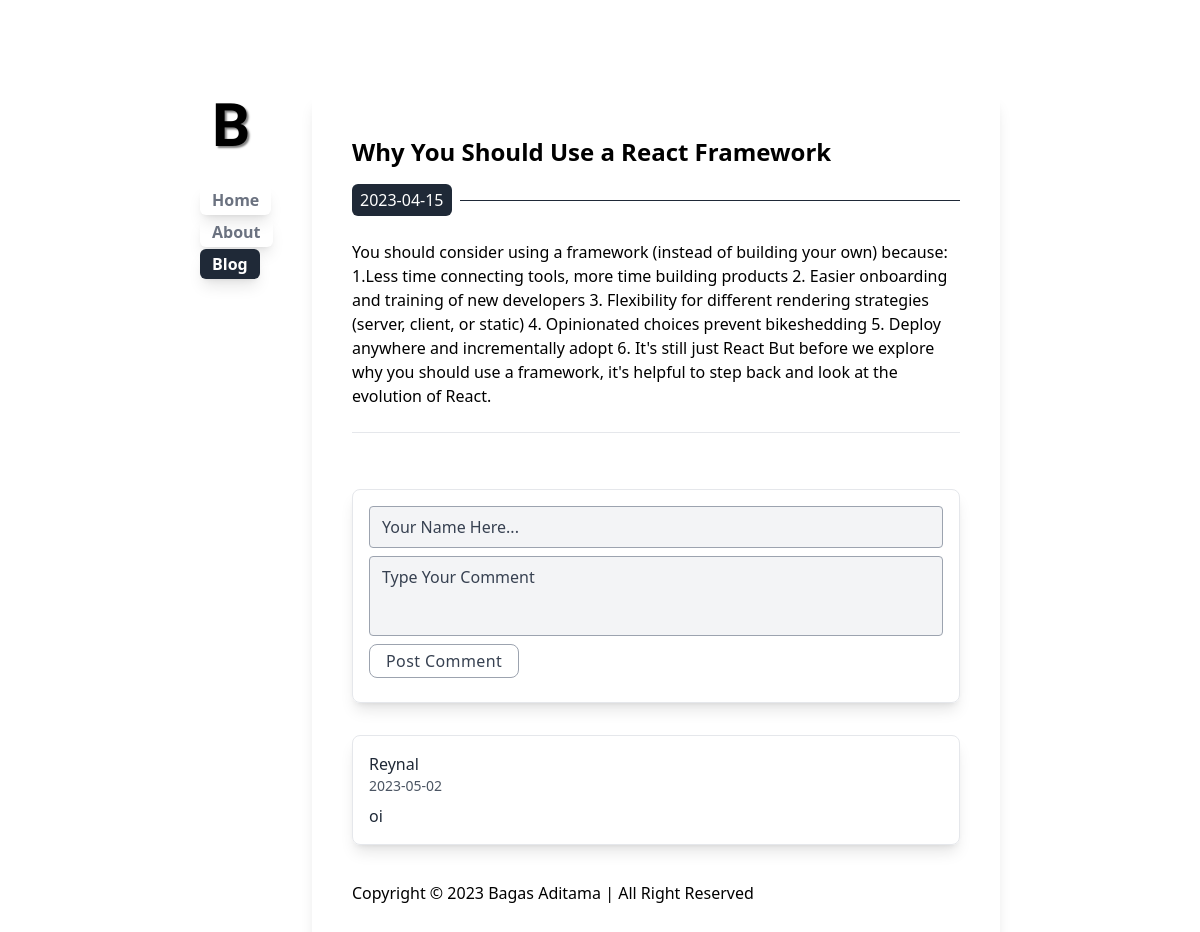
The page /read.php?read=react-frameworks on the database its author committed.
### tables this page shows
CREATE TABLE `blog` (
  `id` int(100) NOT NULL,
  `title` varchar(255) NOT NULL,
  `slug` varchar(255) NOT NULL,
  `views` int(11) NOT NULL DEFAULT 0,
  `created_at` date NOT NULL,
  `body` text NOT NULL
);

CREATE TABLE `comments` (
  `id` int(11) NOT NULL,
  `name` varchar(255) NOT NULL,
  `content` text NOT NULL,
  `created_at` date NOT NULL,
  `blog_id` int(11) NOT NULL
);

### read.php (the view, shortened to what this page needs)
<?php
require_once "lib/koneksi.php";
$slug = $_GET["read"];
$result = mysqli_query($db, "SELECT * FROM blog where slug='$slug' ");
$article = mysqli_fetch_assoc($result);
$comments = mysqli_query($db, "SELECT * FROM comments where blog_id='{$article['id']}' ORDER BY id DESC");
include "./components/header.php";
?>
<main class="flex flex-col gap-4">
    <h2 class="text-2xl font-bold"><?= $article["title"]; ?></h2>
    <div class="flex gap-2 items-center">
        <span class="px-2 py-1 bg-gray-800 rounded-md text-white"><?= $article["created_at"]; ?></span>
    </div>
    <article class="my-2"><?= $article["body"]; ?></article>
    <hr>
    <div class="flex w-full items-center justify-center shadow-lg mb-4 rounded-lg mt-10">
        <form class="w-full border border-gray-200  bg-white rounded-lg px-4 pt-2" method="POST" action="comment.php?id=<?= $article['id'] ?>&blog=<?= $article['slug'] ?>">
        <div class="flex flex-wrap -mx-3 mb-6">
            <div class="w-full md:w-full px-3 mb-2 mt-2 flex flex-col gap-2">
                <input type="text" name="name" id="name" class="bg-gray-100 rounded border border-gray-400 leading-normal resize-none w-full py-2 px-3 font-medium placeholder-gray-700 focus:outline-none focus:bg-white" placeholder="Your Name Here...">
                <textarea class="bg-gray-100 rounded border border-gray-400 leading-normal resize-none w-full h-20 py-2 px-3 font-medium placeholder-gray-700 focus:outline-none focus:bg-white" name="body" placeholder='Type Your Comment' required></textarea>
            </div>
            <div class="w-full md:w-full flex items-start px-3">
                <div class="-mr-1">
                    <input type='submit' class="bg-white text-gray-700 font-medium py-1 px-4 border border-gray-400 rounded-lg tracking-wide mr-1 hover:bg-gray-100" value='Post Comment'>
                </div>
            </div>
        </form>
    </div>
    </div>
    <div class="flex flex-col gap-2  ">
        <?php while($comment = mysqli_fetch_assoc($comments)) : ?>
            <div class="border border-gray-200 shadow-lg rounded-lg p-4 mb-4">
                <div class="flex items-center mb-2">
                    <div class="">
                        <p class="font-medium text-gray-800"><?= $comment['name'] ?></p>
                        <p class="text-gray-600 text-sm"><?= $comment['created_at'] ?></p>
                    </div>
                </div>
                <p class="text-gray-800"><?= $comment['content'] ?></p>
            </div>
        <?php endwhile; ?>
    </div>
<?php include "./components/footer.php" ?>

### rows shown on the page
blog: title "Why You Should Use a React Framework", created_at "2023-04-15", body "You should consider using a framework (instead of building your own) because: 1.Less time connecting tools, more time building products 2. Easier onboarding and training of new developers 3. Flexibility for different rendering strategies (server, client, or static) 4. Opinionated choices prevent bikeshedding 5. Deploy anywhere and incrementally adopt 6. It's still just React But before we explore why you should use a framework, it's helpful to step back and look at the evolution of React."
comments: name "Reynal", created_at "2023-05-02", content "oi"

### other values the page prints
$menu["title"] "Home"
$menu["title"] "About"
$menu["title"] "Blog"
